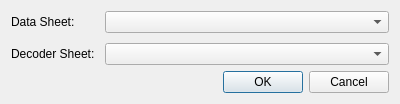
<?xml version="1.0" encoding="UTF-8"?>
<ui version="4.0">
 <class>Dialog</class>
 <widget class="QDialog" name="Dialog">
  <property name="geometry">
   <rect>
    <x>0</x>
    <y>0</y>
    <width>400</width>
    <height>97</height>
   </rect>
  </property>
  <property name="windowTitle">
   <string>Dialog</string>
  </property>
  <layout class="QVBoxLayout" name="verticalLayout">
   <item>
    <layout class="QFormLayout" name="formLayout">
     <property name="horizontalSpacing">
      <number>10</number>
     </property>
     <property name="verticalSpacing">
      <number>10</number>
     </property>
     <item row="0" column="0">
      <widget class="QLabel" name="datasheet_lbl_1">
       <property name="text">
        <string>Data Sheet:</string>
       </property>
      </widget>
     </item>
     <item row="0" column="1">
      <widget class="QComboBox" name="datasheet_dropdown_1"/>
     </item>
     <item row="1" column="0">
      <widget class="QLabel" name="decodesheet_lbl_1">
       <property name="text">
        <string>Decoder Sheet:</string>
       </property>
      </widget>
     </item>
     <item row="1" column="1">
      <widget class="QComboBox" name="decodesheet_dropdown_1">
       <property name="minimumSize">
        <size>
         <width>0</width>
         <height>0</height>
        </size>
       </property>
      </widget>
     </item>
    </layout>
   </item>
   <item>
    <widget class="QDialogButtonBox" name="buttonBox">
     <property name="orientation">
      <enum>Qt::Horizontal</enum>
     </property>
     <property name="standardButtons">
      <set>QDialogButtonBox::Cancel|QDialogButtonBox::Ok</set>
     </property>
     <property name="centerButtons">
      <bool>false</bool>
     </property>
    </widget>
   </item>
  </layout>
 </widget>
 <resources/>
 <connections/>
</ui>
